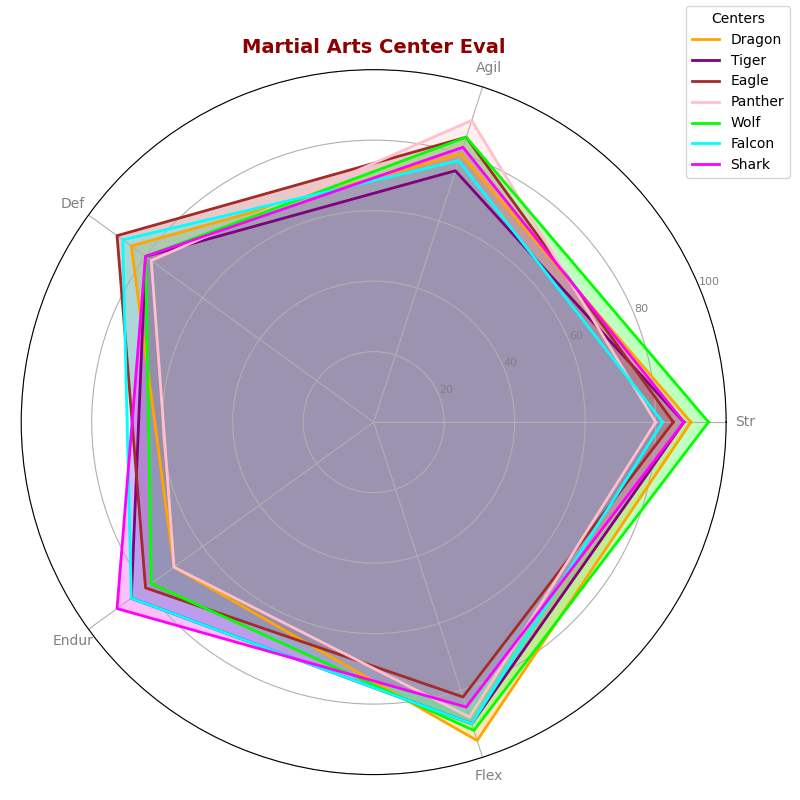

Here is the Python script that generated this plot:
import numpy as np
import matplotlib.pyplot as plt
from math import pi

centers = ['Dragon', 'Tiger', 'Eagle', 'Panther', 'Wolf', 'Falcon', 'Shark']
parameters = ['Str', 'Agil', 'Def', 'Endur', 'Flex']

data = np.array([
    [90, 80, 85, 70, 95],
    [88, 75, 80, 85, 90],
    [85, 85, 90, 80, 82],
    [80, 90, 78, 70, 88],
    [95, 85, 80, 78, 92],
    [82, 78, 88, 85, 90],
    [88, 82, 80, 90, 85]
])

num_vars = len(parameters)
angles = np.linspace(0, 2 * pi, num_vars, endpoint=False).tolist()
angles += angles[:1]

fig, ax = plt.subplots(figsize=(8, 8), subplot_kw=dict(polar=True))

def plot_center(data, color, label):
    values = data.tolist()
    values += values[:1]
    ax.plot(angles, values, linewidth=2, linestyle='solid', color=color, label=label)
    ax.fill(angles, values, color=color, alpha=0.25)

colors = ['orange', 'purple', 'brown', 'pink', 'lime', 'cyan', 'magenta']

for idx, center_data in enumerate(data):
    plot_center(center_data, colors[idx], centers[idx])

plt.xticks(angles[:-1], parameters, color='grey', size=10)
plt.yticks([20, 40, 60, 80, 100], ["20", "40", "60", "80", "100"], color="grey", size=8)
plt.ylim(0, 100)
plt.title('Martial Arts Center Eval', size=14, color='darkred', weight='bold', position=(0.5, 1.1))
plt.legend(loc='upper right', bbox_to_anchor=(1.1, 1.1), title='Centers')
plt.tight_layout()
plt.show()
